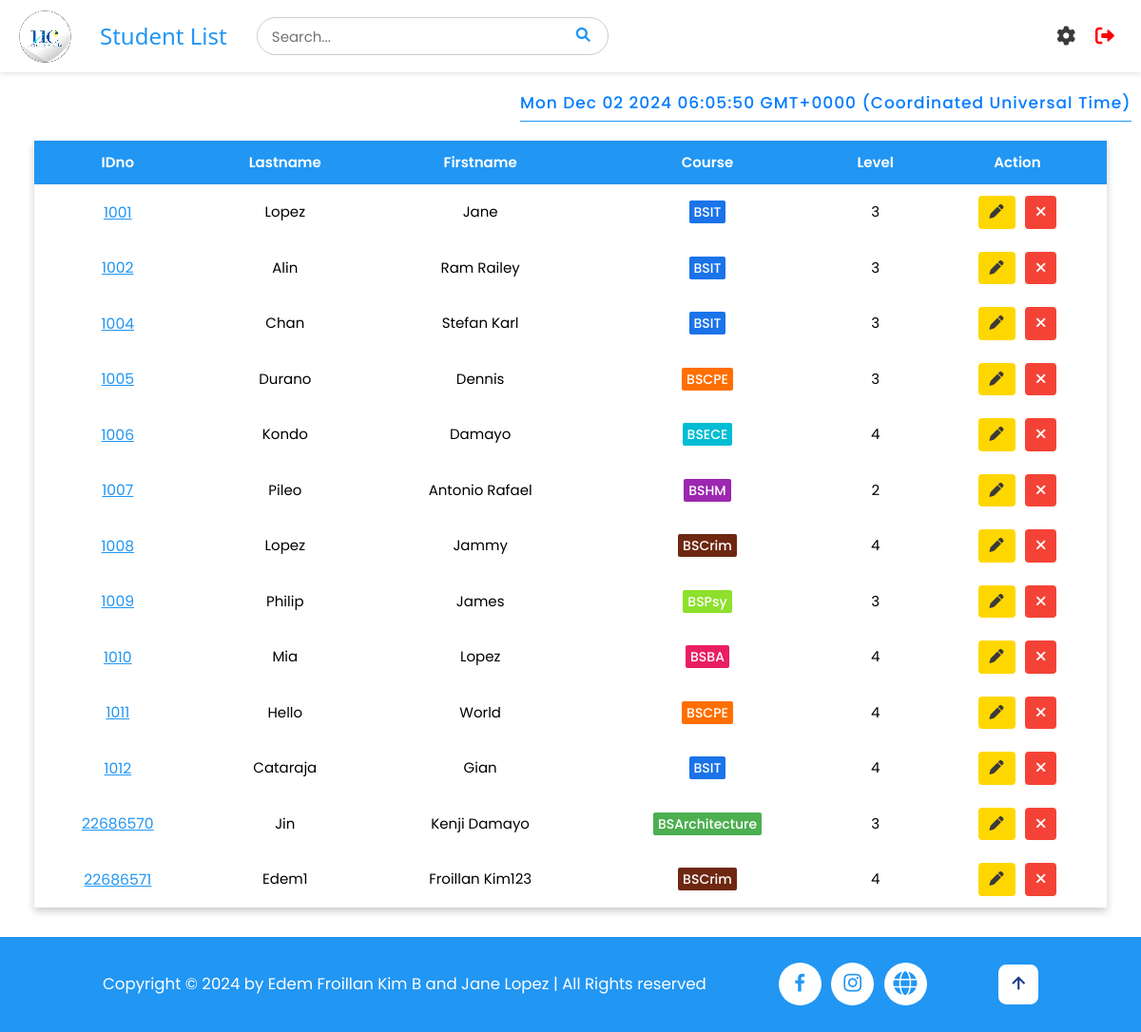
The page /students (signed in) on the database as committed earlier.
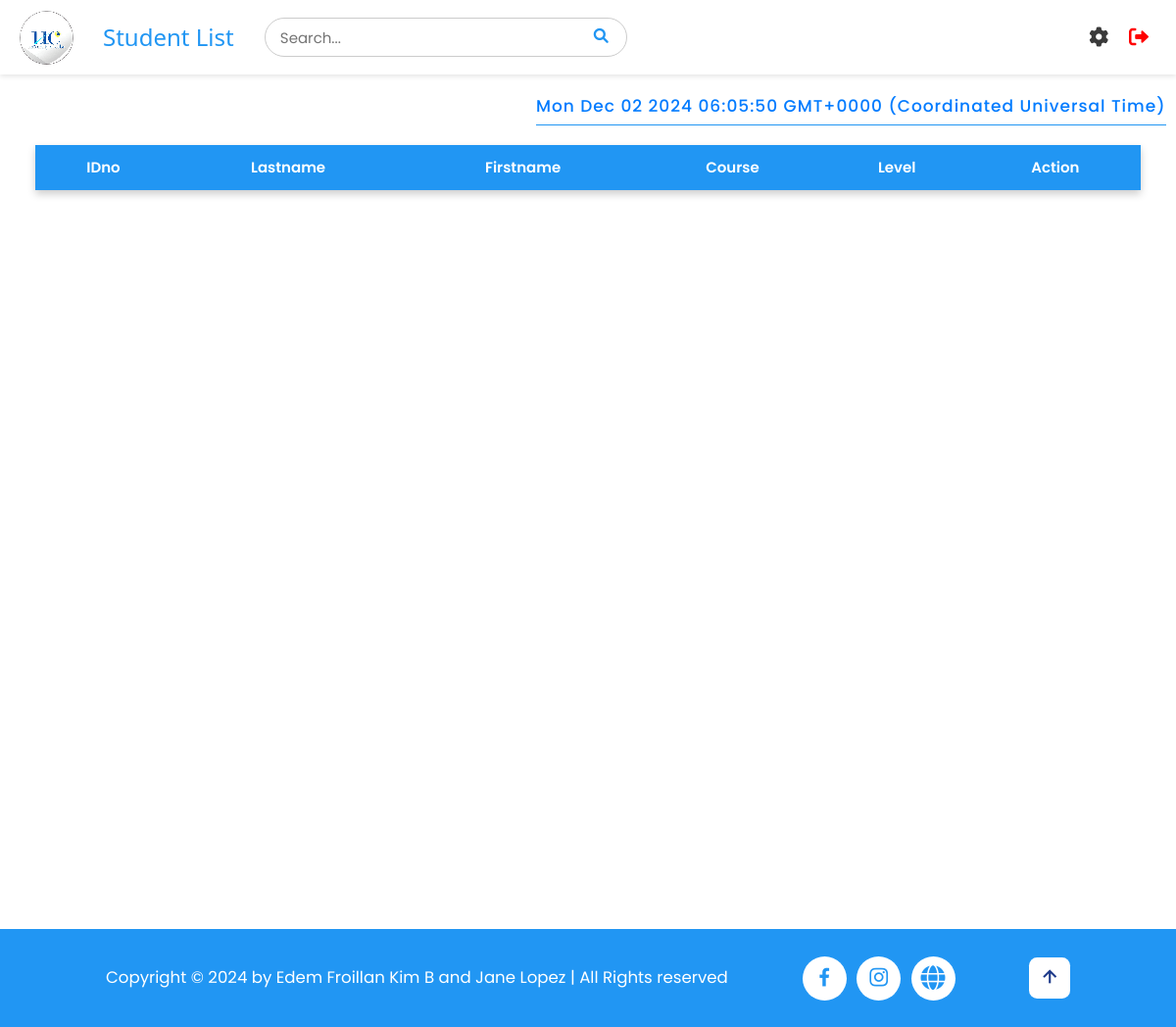
The same page on the database as committed later.
### tables this page shows
CREATE TABLE students (
                    id INTEGER PRIMARY KEY AUTOINCREMENT,
                    idno varchar(10) UNIQUE,
                    firstname varchar(50),
                    lastname varchar(50),
                    course varchar(10),
                    level varchar(5),
                    image TEXT,
                    qrcode TEXT
);

### app.py (the view)
@app.route('/students')
def student_list():
    if 'username' in session:
        pagetitle = "Student List"
        users = get_users()
        students = getall_records('students')
        return render_template('studentlist.html', data=students, pagetitle=pagetitle, users=users)
    else:
        flash("Please log in first!", "warning")
        return redirect(url_for('login'))

### app.py (called while the page is built)
@app.after_request
def after_request(response):
    response.headers['Cache-Control'] = 'no-store, no-cache, must-revalidate, post-check=0, pre-check=0, max-age=0'
    response.headers['Pragma'] = 'no-cache'
    response.headers['Expires'] = '-1'
    if hasattr(session, 'username') and 'username' not in session:
        response.headers['Cache-Control'] = 'no-store'
        response.headers['Pragma'] = 'no-cache'
        response.headers['Expires'] = '-1'
    return response

def get_users() -> object:
    return getall_records('students')

### dbhelper.py (called while the page is built)
def getprocess(sql: str, params=()) -> list:
    db = connect(database)
    cursor = db.cursor()
    cursor.row_factory = Row
    try:
        cursor.execute(sql, params)
        data = cursor.fetchall()
        return data
    finally:
        cursor.close()
        db.close()

def getall_records(table: str) -> list:
    sql = f'SELECT * FROM `{table}`'
    return getprocess(sql)

### templates/studentlist.html (shortened to what this page needs)
{% extends 'base.html' %}
{% block header %}
    {% include 'header.html' %}
{% endblock %}
{% block content %}
<div id="timestamp"></div>
<div class="full container" style="min-height: 100vh; margin-bottom: 2rem;">
<div id="main_container">
    <div class="w3-full" style="padding: 1rem 3%;">
        <div class="styled-table-wrapper">
            <table class="styled-table" id="table">
                <thead>
                    <tr id="tr1">
                        <th>IDno</th>
                        <th>Lastname</th>
                        <th>Firstname</th>
                        <th>Course</th>
                        <th>Level</th>
                        <th class="w3-center">Action</th>
                    </tr>
                </thead>
                <tbody>
                    {% for user in users %}
                    <tr id="tr2">
                        <td class="w3-center" data-cell="IDNO:" id="idno">
                            <a href="#" style="color: #2196F3; font-size: 1.5rem" onclick="viewStudent('{{ user['idno'] }}')">{{ user['idno'] }}</a>
                        </td>
                        <td class="w3-center " data-cell="LASTNAME:">{{ user["lastname"] }}</td>
                        <td class="w3-center " data-cell="FIRSTNAME:">{{ user["firstname"] }}</td>
                        <td class="w3-center" data-cell="COURSE:">
                            <span class="course-style course-{{ user['course']|lower }}">
                                {{ user["course"] }}
                            </span>
                        </td>
                        <td class="w3-center level-{{ user['level'] }}" data-cell="LEVEL:">{{ user["level"] }}</td>
                        <td class="w3-center" data-cell="ACTION:" style="display: flex; align-items: center; justify-content: center; gap: 1rem;">
                            <button class="w3-button edit-btn edit" onclick="openEditModal('{{ user['idno'] }}', '{{ user['lastname'] }}', '{{ user['firstname'] }}', '{{ user['course'] }}', '{{ user['level'] }}')">
                                <i class="fas fa-pen"></i>
                            </button>
                            <button class="w3-button w3-red delete-btn delete" onclick="openCustomAlert('{{ user['idno'] }}')">
                                <i class="fas fa-times"></i>
                            </button>
                        </td>
                    </tr>
                    {% endfor %}
                </tbody>
            </table>
        </div>
    </div>
</div>
</div>
{% endblock %}

### templates/base.html (shortened to what this page needs)
<!DOCTYPE html>
<html>
<head>
    <link rel='stylesheet' href="{{ url_for('static', filename='css/style.css') }}">
    <link rel="stylesheet" href="https://cdnjs.cloudflare.com/ajax/libs/font-awesome/6.0.0-beta3/css/all.min.css">
    <link href='https://unpkg.com/boxicons@2.1.4/css/boxicons.min.css' rel='stylesheet'>
</head>
<body>
    <div>
        {% block header %}{% endblock %}
        {% block content %}
        {% endblock %}
    </div>
 <footer class="footer">
        <div class="footer-text">
            <p>Copyright &copy; 2024 by Edem Froillan Kim B and Jane Lopez | All Rights reserved</p>
        </div>
        <div class="social-media">
            <a href="https://www.facebook.com/universityofcebuinc"><i class='bx bxl-facebook'></i></a>
            <a href="https://www.instagram.com/ucwebmaster"><i class='bx bxl-instagram'></i></a>
            <a href="https://www.universityofcebu.net/p/scholarship.html?m=1"><i class="fa-solid fa-globe"></i></a>
        </div>
        <div class="footer-iconTop">
            <a href="#home"><i class='bx bx-up-arrow-alt' ></i></a>
        </div>
    </footer>
</body>
</html>

### templates/header.html (shortened to what this page needs)
<div class="header">
    <div class="left-section">
        <img src="../static/images/logo.png" alt="Logo" id="logo">
        <h3 class="pagetitle">{{ pagetitle }}</h3>
        <div class="search" style="position: relative;">
        <input type="text" placeholder="Search..." id="search-bar">
        <button type="submit" id="search-button"><i class="fa fa-search"></i></button>
    </div>
    </div>
    <div class="menu" style="position: relative;">
    <i class="fa solid fa-gear" id="menu-icon"></i>
    <a href="/logout" id="logout">
        <i class="fa fa-sign-out-alt"></i>
    </a>
    </div>
</div>

### static/css/style.css (style rules this page uses)
html { box-sizing:border-box }
*,*:before,*:after { box-sizing:inherit }
html { -ms-text-size-adjust:100%;-webkit-text-size-adjust:100% }
body { margin:0 }
article,aside,details,figcaption,figure,footer,header,main,menu,nav,section { display:block }
a { background-color:transparent }
img { border-style:none }
button,input,select,textarea,optgroup { font:inherit;margin:0 }
button,input { overflow:visible }
button,select { text-transform:none }
button,[type=button],[type=reset],[type=submit] { -webkit-appearance:button }
html,body { font-family:Verdana,sans-serif;font-size:15px;line-height:1.5 }
html { overflow-x:hidden }
h3 { font-size:24px }
h1,h2,h3,h4,h5,h6 { font-family:"Segoe UI",Arial,sans-serif;font-weight:400;margin:10px 0 }
img { vertical-align:middle }
a { color:inherit }
.w3-center { text-align:center!important }
img { image-rendering: pixelated; }
.header { display: flex; justify-content: space-between; align-items: center; padding: 10px 20px; background-color: #fff; box-shadow: 0 2px 5px rgba(0, 0, 0, 0.1); position: sticky; top: 0; z-index: 100; margin-bottom: 1rem; }
.left-section { display: flex; align-items: center; }
#logo { width: 55px; height: auto; margin-right: 10px; }
.pagetitle { margin-left: 20px; color: #2196F3; }
#search-bar { padding: 15px; margin-right: 10px; border-radius: 20px; border: 1px solid #ccc; margin-left: 3rem; width: 370px; height: 40px; }
#search-button { color: #2196F3; border: none; cursor: pointer; position: absolute; background: transparent; right: 23px; top: 7px; }
#logout { text-decoration: none; color: red; font-size: 20px; transition: color 0.3s ease; }
#logout i { margin-right: 8px; }
.navbar, #logout { position: sticky; top: 0; background-color: #fff; padding: 10px 0; z-index: 100; gap: 3rem; }
#timestamp { color: #007bff; font-size: 17px; font-weight: 500; text-align: center; padding: 5px 0; margin-top: 15px; letter-spacing: 1px; border-bottom: 1px solid #2196F3; width: fit-content; margin-left: auto; margin-right:1rem; }
* { font-family: "Poppins", sans-serif; }
.styled-table { width: 100%; border-collapse: collapse; margin-top: 10px; box-shadow: 0px 4px 8px rgba(0, 0, 0, 0.2); }
.styled-table th, .styled-table td { padding: 12px; }
.styled-table th { background-color: #2196F3; color: white; font-weight: 600; text-transform: capitalize; }
.menu { display: flex; align-items: center; gap: 2rem; }
#menu-icon { font-size: 20px; color: #3a3a3a; cursor: pointer; display: none; transition: transform 0.3s ease, color 0.3s ease; }
.footer { display: flex; justify-content: space-between; align-items: center; flex-wrap: wrap; padding: 2rem 9%; background: #2196F3; }
.footer-text p { font-size: 1.6rem; color: #fff; }
.footer-iconTop a { display: inline-flex; justify-content: center; align-items: center; padding: 0.8rem; background: #fff; border-radius: 0.8rem; transition: all 0.3s ease; text-decoration: none; color: #1E3A8A; }
.footer-iconTop a i { font-size: 2.4rem; color: #1E3A8A; }
.social-media { display: flex; gap: 1rem; justify-content: center; align-items: center; }
.social-media a { display: inline-flex; justify-content: center; align-items: center; width: 45px; height: 45px; background: #fff; color: #2196F3; font-size: 2.4rem; border-radius: 50%; transition: all 0.3s ease; text-decoration: none; }
@media (max-width: 1402px) { #menu-icon { display: block; } }

### templates/base.html (style rules this page uses)
html { font-size: 65%; }

Rows that differ between the two databases and show on the page:
removed students: idno "1001", lastname "Lopez", firstname "Jane", course "BSIT", level "3"
removed students: idno "1002", lastname "Alin", firstname "Ram Railey", course "BSIT", level "3"
removed students: idno "1004", lastname "Chan", firstname "Stefan Karl", course "BSIT", level "3"
removed students: idno "1005", lastname "Durano", firstname "Dennis", course "BSCPE", level "3"
removed students: idno "1006", lastname "Kondo", firstname "Damayo", course "BSECE", level "4"
removed students: idno "1007", lastname "Pileo", firstname "Antonio Rafael", course "BSHM", level "2"
removed students: idno "1008", lastname "Lopez", firstname "Jammy", course "BSCrim", level "4"
removed students: idno "1009", lastname "Philip", firstname "James", course "BSPsy", level "3"
removed students: idno "1010", lastname "Mia", firstname "Lopez", course "BSBA", level "4"
removed students: idno "1011", lastname "Hello", firstname "World", course "BSCPE", level "4"
removed students: idno "1012", lastname "Cataraja", firstname "Gian", course "BSIT", level "4"
removed students: idno "22686570", lastname "Jin", firstname "Kenji Damayo", course "BSArchitecture", level "3"
removed students: idno "22686571", lastname "Edem1", firstname "Froillan Kim123", course "BSCrim", level "4"
